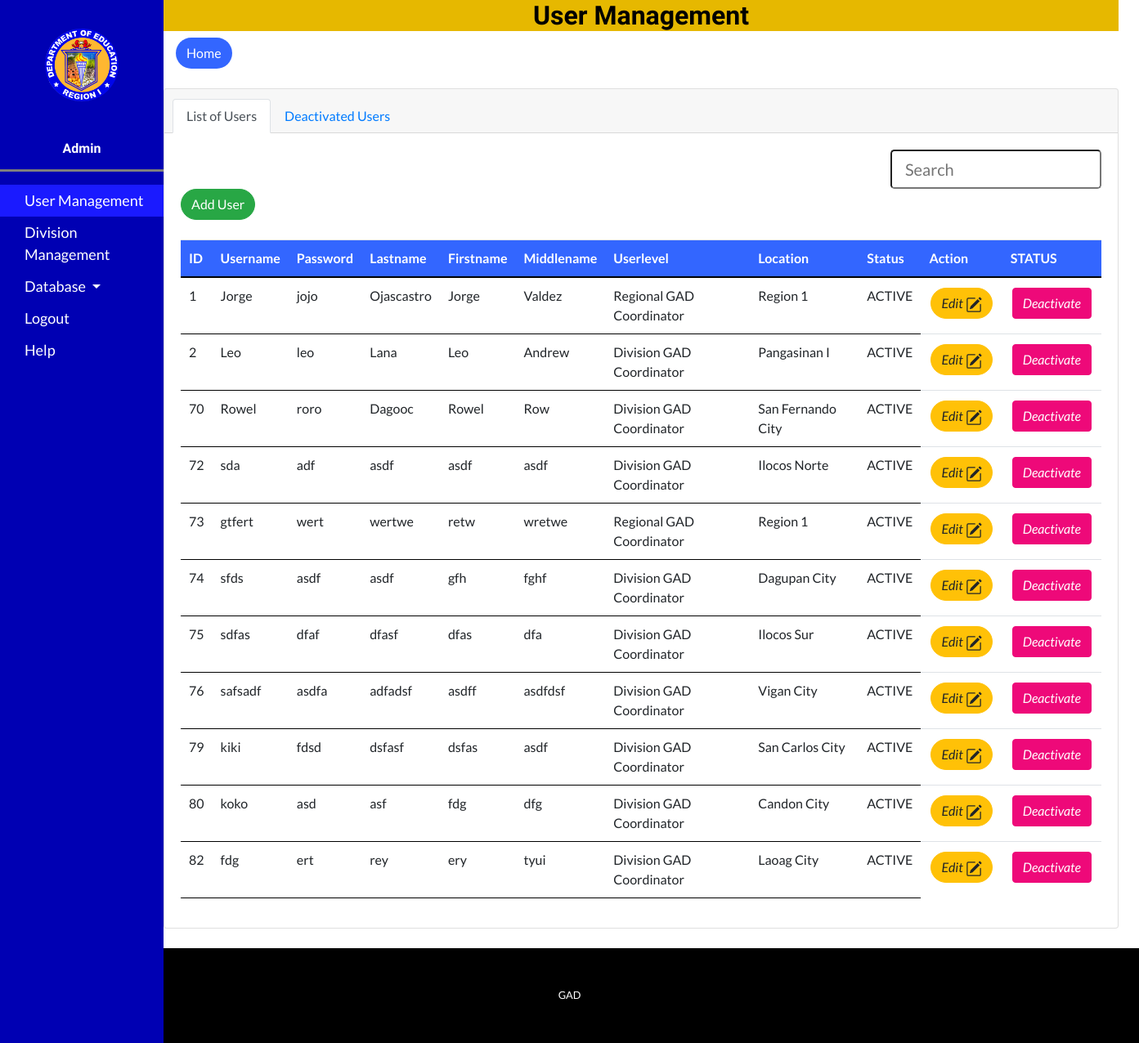
Before: /Admin/user.php (signed in) with the older database file.
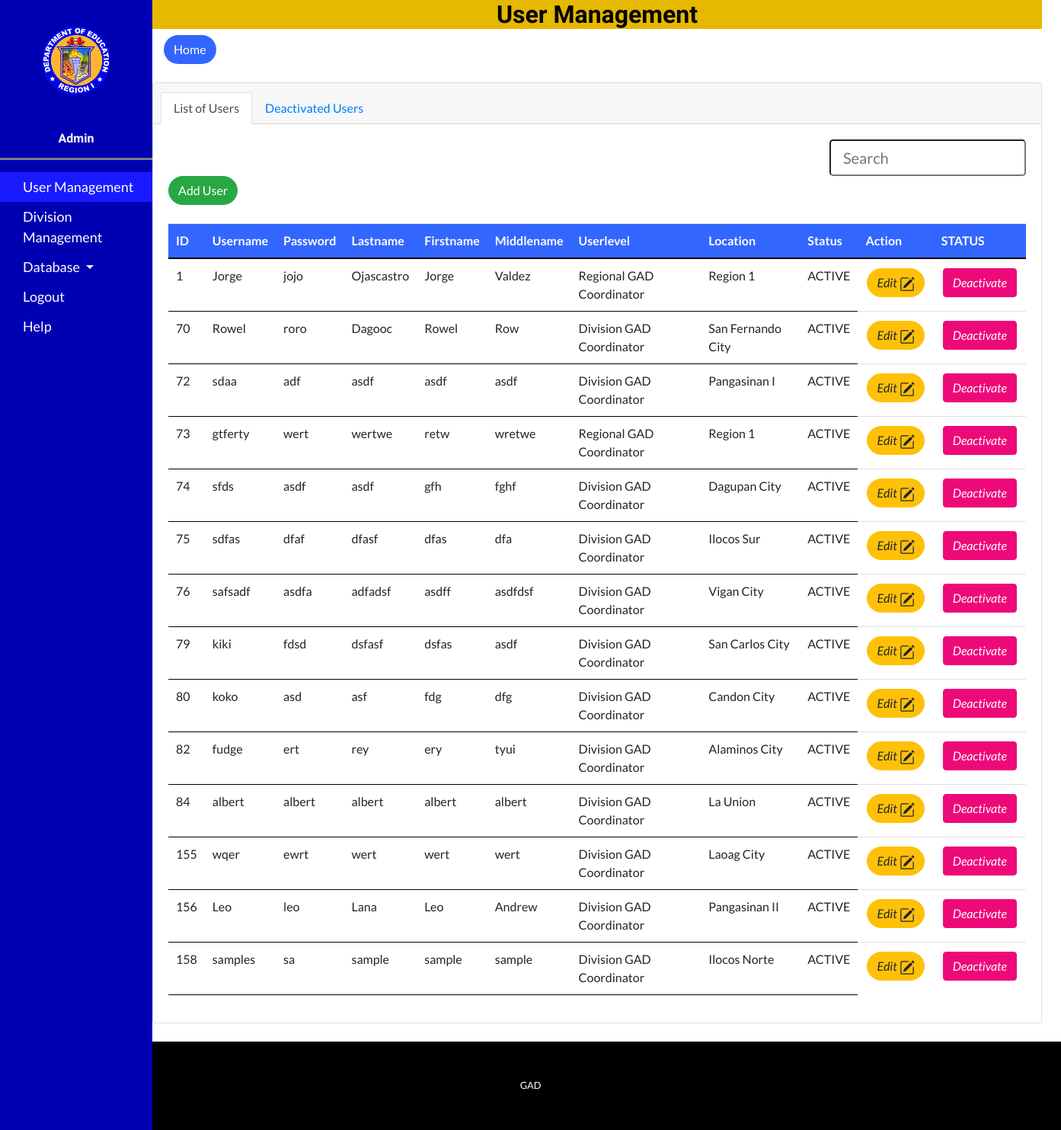
After: the same page with the newer database file.
### tables this page shows
CREATE TABLE `caps` (
  `id` int(255) NOT NULL AUTO_INCREMENT,
  `username` varchar(255) DEFAULT NULL,
  `password` varchar(255) DEFAULT NULL,
  `lastname` varchar(255) DEFAULT '',
  `firstname` varchar(255) DEFAULT NULL,
  `middlename` varchar(255) DEFAULT NULL,
  `userlevel` varchar(255) DEFAULT '',
  `location` varchar(255) DEFAULT NULL,
  `status` varchar(255) DEFAULT '',
  PRIMARY KEY (`id`)
);

### Admin/user.php (the view, shortened to what the changed rows need)
<!DOCTYPE html>
<html lang="en">
  <head>
    <link href="vendor/bootstrap/css/bootstrap.min.css" rel="stylesheet">
    <link href="css/one-page-wonder.min.css" rel="stylesheet">
  </head>
  <body>
<div class="container-fluid">
    <div class="row flex-nowrap">
        <div class="main">
<center><h2 style="color: black; background-color: #e6b800;">User Management</h2></center>
         <section><br>
        <div class="row">
        <div class="col">
         <div class="card" style="width: 73rem;">
         <div class="card-body">
              <br>
      <?php
        include("../connect.php");
        $sql="SELECT * FROM caps WHERE userlevel != 'Admin' and status='ACTIVE'";
        $result=mysqli_query($conn, $sql);
        echo "<table id='list' class='table table-hover'>";
          echo "<tr>";
            echo "<th style='padding: 10px; background-color: #3366ff; color: white; border-bottom: 2px solid black;'>ID</th>";
            echo "<th style='padding: 10px; background-color: #3366ff; color: white; border-bottom: 2px solid black;'>Username</th>";
            echo "<th style='padding: 10px; background-color: #3366ff; color: white; border-bottom: 2px solid black;'>Password</th>";
            echo "<th style='padding: 10px; background-color: #3366ff; color: white; border-bottom: 2px solid black;'>Lastname</th>";
            echo "<th style='padding: 10px; background-color: #3366ff; color: white; border-bottom: 2px solid black;'>Firstname</th>";
            echo "<th style='padding: 10px; background-color: #3366ff; color: white; border-bottom: 2px solid black;'>Middlename</th>";
            echo "<th style='padding: 10px; background-color: #3366ff; color: white; border-bottom: 2px solid black;'>Userlevel</th>";
            echo "<th style='padding: 10px; background-color: #3366ff; color: white; border-bottom: 2px solid black;'>Location</th>";
            echo "<th style='padding: 10px; background-color: #3366ff; color: white; border-bottom: 2px solid black;'>Status</th>";
            echo "<th style='padding: 10px; background-color: #3366ff; color: white; border-bottom: 2px solid black;'>Action</th>";
            echo "<th style='padding: 10px; background-color: #3366ff; color: white; border-bottom: 2px solid black;'>STATUS</th>";
          echo "</tr>";
          echo "<tbody id='usertable'>";
        if(mysqli_num_rows($result)>0){
          while($row=mysqli_fetch_assoc($result)){
            echo "<tr id=".$row['id'] .">";
              echo "<td style='padding: 10px;border-bottom: 1px solid black;' id='tid'>".$row['id']."</td>";
              echo "<td style='padding: 10px;border-bottom: 1px solid black;' id='tusername'>".$row['username']."</td>";
              echo "<td style='padding: 10px;border-bottom: 1px solid black;' id='tpassword'>".$row['password']."</td>";
              echo "<td style='padding: 10px;border-bottom: 1px solid black;' id='tlastname'>".$row['lastname']."</td>";
              echo "<td style='padding: 10px;border-bottom: 1px solid black;' id='tfirstname'>".$row['firstname']."</td>";
              echo "<td style='padding: 10px;border-bottom: 1px solid black;' id='tmiddlename'>".$row['middlename']."</td>";
              echo "<td style='padding: 10px;border-bottom: 1px solid black;' id='tuserlevel'>".$row['userlevel']."</td>";
              echo "<td style='padding: 10px;border-bottom: 1px solid black;' id='tlocation'>".$row['location']."</td>";
              echo "<td style='padding: 10px;border-bottom: 1px solid black;' id='tstatus'>".$row['status']."</td>";?>
              <td><button class="btn btn-warning rounded-pill edit_user"  value="<?php echo $row['id']; ?>">
                  <i class="bi bi-pencil-square">Edit</i>
                  </button>
            </td>
            <td><button class="btn btn-primary edit_status"  value="<?php echo $row['id']; ?>">
                  <i class="bi bi-pencil-square">
                    <?php
                      if ($row['status']=='ACTIVE'){
                        echo "Deactivate";
                      }else {
                        echo "Activate";
                      }
                    ?>
                  </i>
                  </button>
            </td>
              <?php
            echo "</tr>";
          }
        }
        echo "</tbody>";
        echo "</table";
      ?>
      </div>
      </div>
      </div>
      </div>
    </section>
   </div>
</div>
 </div>
    <br>
</body>
</html>

Changed rows visible on the page:
removed caps: id "2", username "Leo", password "leo", lastname "Lana", firstname "Leo", middlename "Andrew", userlevel "Division GAD Coordinator", location "Pangasinan I", status "ACTIVE", shows "Deactivate"
changed caps "adf": username "sda" → "sdaa"; location "Ilocos Norte" → "Pangasinan I"
changed caps "wertwe": username "gtfert" → "gtferty"
changed caps "ert": username "fdg" → "fudge"; location "Laoag City" → "Alaminos City"
added caps: id "84", username "albert", password "albert", lastname "albert", firstname "albert", middlename "albert", userlevel "Division GAD Coordinator", location "La Union", status "ACTIVE", shows "Deactivate"
added caps: id "155", username "wqer", password "ewrt", lastname "wert", firstname "wert", middlename "wert", userlevel "Division GAD Coordinator", location "Laoag City", status "ACTIVE", shows "Deactivate"
added caps: id "156", username "Leo", password "leo", lastname "Lana", firstname "Leo", middlename "Andrew", userlevel "Division GAD Coordinator", location "Pangasinan II", status "ACTIVE", shows "Deactivate"
added caps: id "158", username "samples", password "sa", lastname "sample", firstname "sample", middlename "sample", userlevel "Division GAD Coordinator", location "Ilocos Norte", status "ACTIVE", shows "Deactivate"
